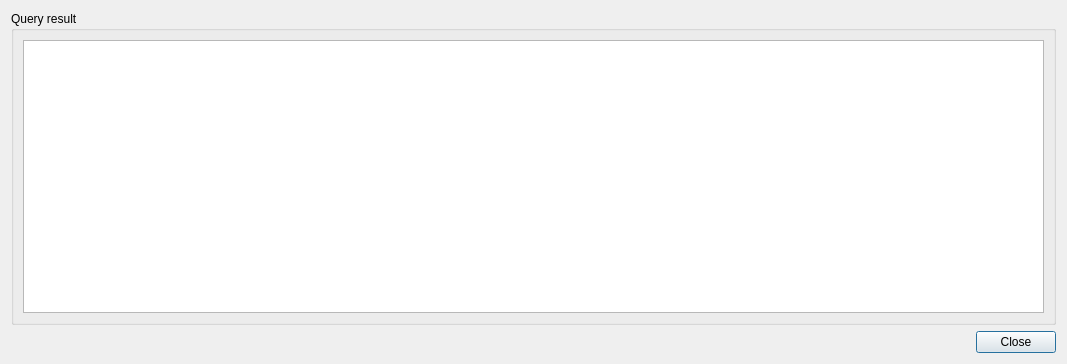
<?xml version="1.0" encoding="UTF-8"?>
<!-- @file -->
<!-- @copyright (C) Picviz Labs 2010-March 2015 -->
<!-- @copyright (C) ESI Group INENDI April 2015-2015 -->
<ui version="4.0">
 <class>DbPreview</class>
 <widget class="QDialog" name="DbPreview">
  <property name="geometry">
   <rect>
    <x>0</x>
    <y>0</y>
    <width>1067</width>
    <height>364</height>
   </rect>
  </property>
  <property name="windowTitle">
   <string>Dialog</string>
  </property>
  <layout class="QVBoxLayout" name="verticalLayout">
   <item>
    <widget class="QGroupBox" name="groupBox">
     <property name="title">
      <string>Query result</string>
     </property>
     <layout class="QVBoxLayout" name="verticalLayout_2">
      <item>
       <widget class="QTableView" name="_table_query"/>
      </item>
     </layout>
    </widget>
   </item>
   <item>
    <widget class="QDialogButtonBox" name="buttonBox">
     <property name="orientation">
      <enum>Qt::Horizontal</enum>
     </property>
     <property name="standardButtons">
      <set>QDialogButtonBox::Close</set>
     </property>
    </widget>
   </item>
  </layout>
 </widget>
 <resources/>
 <connections>
  <connection>
   <sender>buttonBox</sender>
   <signal>accepted()</signal>
   <receiver>DbPreview</receiver>
   <slot>accept()</slot>
   <hints>
    <hint type="sourcelabel">
     <x>248</x>
     <y>254</y>
    </hint>
    <hint type="destinationlabel">
     <x>157</x>
     <y>274</y>
    </hint>
   </hints>
  </connection>
  <connection>
   <sender>buttonBox</sender>
   <signal>rejected()</signal>
   <receiver>DbPreview</receiver>
   <slot>reject()</slot>
   <hints>
    <hint type="sourcelabel">
     <x>316</x>
     <y>260</y>
    </hint>
    <hint type="destinationlabel">
     <x>286</x>
     <y>274</y>
    </hint>
   </hints>
  </connection>
 </connections>
</ui>
